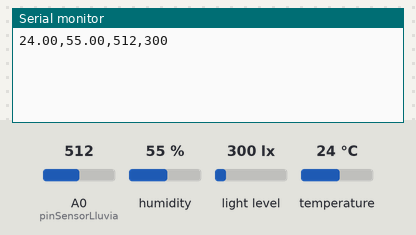
Bench run of a sketch on a simulated Arduino Uno, built with avr-gcc and run on an emulated ATmega328P. On the bench: the last lines printed to the serial monitor. Inputs (shaded band) come from the test bench; at power-on: humidity 55 %, light level 300 lx, A0 (pinSensorLluvia) = 512, temperature 24 °C.

Above: at 11.2 s.
11.3 s: humidity set to 22 %
At 16.0 s:
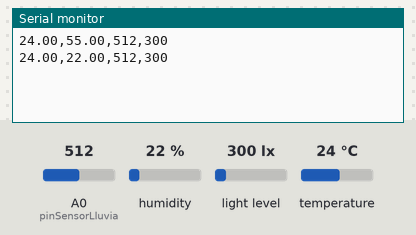
16.3 s: light level set to 40 lx
At 21.0 s:
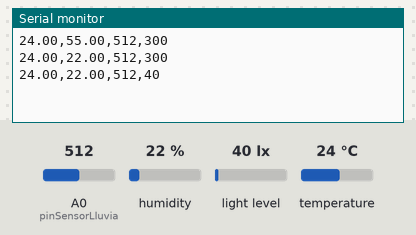
21.3 s: A0 (pinSensorLluvia) set to 716
At 25.9 s:
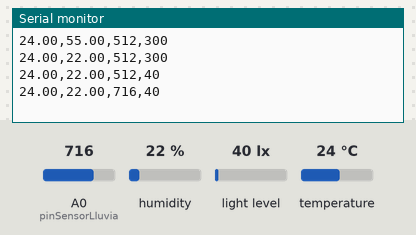
26.3 s: temperature set to 12 °C
At 30.6 s:
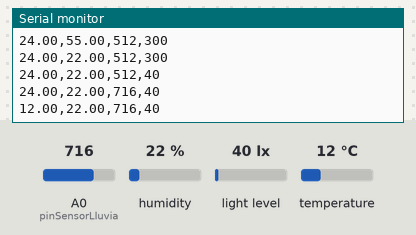
31.3 s: light level set to 500 lx
At 36.0 s:
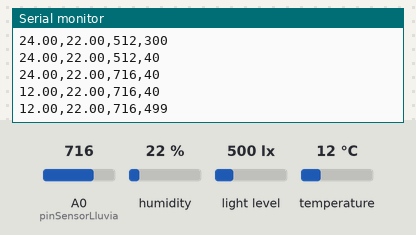
36.3 s: A0 (pinSensorLluvia) set to 992
At 41.3 s:
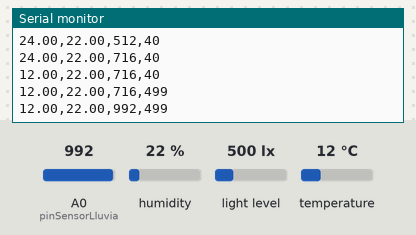
Timing chart, 0 to 42.3 s (numbered marks = the images above; inputs shaded):
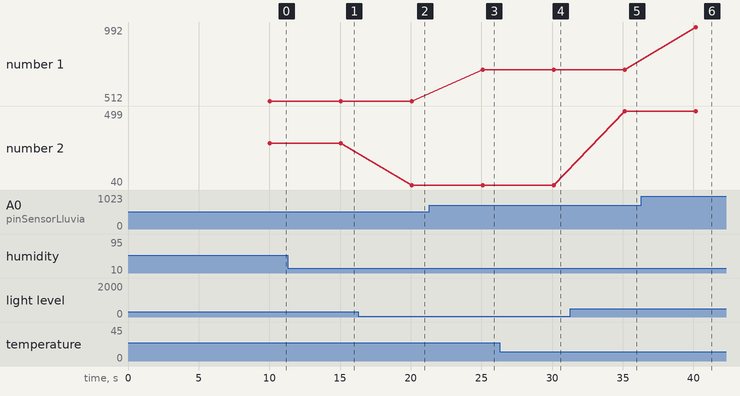

Measured:
- after the input at 11.3 s, the serial monitor: prints a new line after 3.7 s (image 1)
- after the input at 16.3 s, the serial monitor: prints a new line after 3.8 s (image 2)
- after the input at 21.3 s, the serial monitor: prints a new line after 3.8 s (image 3)
- after the input at 26.3 s, the serial monitor: prints a new line after 3.8 s (image 4)
- after the input at 31.3 s, the serial monitor: prints a new line after 3.8 s (image 5)
- after the input at 36.3 s, the serial monitor: prints a new line after 3.9 s (image 6)
- plotted number 1: 512 → 716 after the input at 21.3 s, 716 → 992 after the input at 36.3 s
- plotted number 2: 300 → 40 after the input at 16.3 s, 40 → 499 after the input at 31.3 s

The sketch:

SmartGrowTower.ino
```cpp
#include <DHT.h> // Libreria para sensor de humedad y temperatura
#include <BH1750.h> //Libreria para sensor de iluminación
#include <Wire.h>  //Librería para poder activar la comunicación por el protocolo I2C entre el BH1750 y el arduino

// Definimos el pin digital donde se conecta el sensor de temperatura y humedad
#define DHTPIN 2
#define DHTTYPE DHT11 // Dependiendo del tipo de sensor
DHT dht(DHTPIN, DHTTYPE);// Inicializamos el sensor DHT11
//Definimos pin para sensor de lluvia
int pinSensorLluvia = A0;
// Definimos el tipo de sensor de luz
BH1750 Luxometro;

void setup() {
  Serial.begin(9600);
  delay(5000);
  dht.begin();
  Wire.begin();
  Luxometro.begin();
  delay(5000);
}

void loop() {
  // Leemos la humedad relativa
  float humedad = dht.readHumidity();
  // Leemos la temperatura en grados centígrados (por defecto)
  float temperatura = dht.readTemperature();
  // Leemos sensor pluviometro
  int lluvia = analogRead(pinSensorLluvia);
  // Leemos sensor de luz
  uint16_t luz = Luxometro.readLightLevel();

  Serial.println(String(temperatura) + "," + String(humedad) + "," + String(lluvia)+ "," + String(luz));
  delay(5000);
}
```
